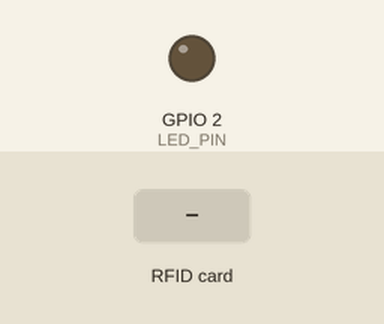
Recording of a sketch running on a simulated ESP32. Shown: output pins drawn as LEDs (lit = HIGH). Dashed ring = blinking. Inputs (shaded band) come from the test bench. WiFi joins after 1.5 s; servers stay silent unless stated; uploads are accepted with an empty reply; what the sketch prints to the serial monitor is not drawn.

Above: at 0.0 s.
At 3.8 s:
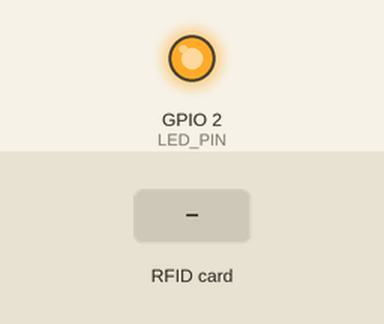
3.9 s: RFID card 5E 7A 19 C4 held to the reader
At 4.28 s:
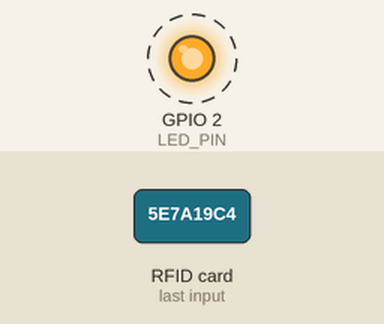
Timing chart, 0 to 6.9 s (numbered marks = the images above; inputs shaded):
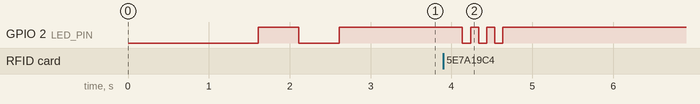

Measured:
- after the input at 3.9 s, GPIO 2 (LED_PIN): alternates HIGH for 0.10 s and LOW for 0.10 s, 6 changes in all, then stays HIGH, starting after 0.24 s

The sketch:

rfid_attendance_live.ino
```cpp
/*
 * ============================================================================
 * ESP32 + RC522 RFID LIVE ATTENDANCE MONITOR
 * Connects to Wi-Fi "Rish" & Posts Scans Directly to Local Backend Dashboard
 * ============================================================================
 *
 * Hardware Wiring:
 *  RC522 3.3V (VCC) -> ESP32 3V3  (DO NOT CONNECT TO 5V/VIN!)
 *  RC522 RST        -> ESP32 GPIO 22
 *  RC522 GND        -> ESP32 GND
 *  RC522 MISO       -> ESP32 GPIO 19
 *  RC522 MOSI       -> ESP32 GPIO 23
 *  RC522 SCK        -> ESP32 GPIO 18
 *  RC522 SDA (SS)   -> ESP32 GPIO 5
 * ============================================================================
 */

#include <WiFi.h>
#include <HTTPClient.h>
#include <SPI.h>
#include <MFRC522.h>

// 1. Wi-Fi Configuration
const char* ssid     = "Rish";
const char* password = "123456780";

// 2. Backend Server Endpoint (Your Laptop's IP on the Wi-Fi network)
const char* serverUrl = "http://10.255.207.212:5001/api/attendance/scan";

// 3. RC522 Pin Definitions
#define SS_PIN   5
#define RST_PIN  22
#define LED_PIN  2  // Built-in status LED

MFRC522 mfrc522(SS_PIN, RST_PIN);

// Debouncing to avoid repeated triggers if card stays on reader
String lastUid = "";
unsigned long lastScanMillis = 0;
const unsigned long DEBOUNCE_TIME = 2000; // 2 seconds local debounce

void setup() {
  Serial.begin(115200);
  delay(1000);

  pinMode(LED_PIN, OUTPUT);
  digitalWrite(LED_PIN, LOW);

  Serial.println("\n==========================================");
  Serial.println("  ESP32 + RC522 LIVE ATTENDANCE SCANNER   ");
  Serial.println("==========================================");

  // Initialize SPI & RC522
  SPI.begin();
  mfrc522.PCD_Init();
  delay(50);
  mfrc522.PCD_DumpVersionToSerial();
  Serial.println("[RC522] RFID Reader initialized.");

  // Connect to Wi-Fi
  Serial.print("[WiFi] Connecting to: ");
  Serial.println(ssid);
  WiFi.mode(WIFI_STA);
  WiFi.begin(ssid, password);

  while (WiFi.status() != WL_CONNECTED) {
    delay(500);
    Serial.print(".");
    digitalWrite(LED_PIN, !digitalRead(LED_PIN));
  }

  digitalWrite(LED_PIN, HIGH);
  Serial.println("\n[WiFi] Connected successfully!");
  Serial.print("[WiFi] IP Address: ");
  Serial.println(WiFi.localIP());
  Serial.println("[System] Ready! Tap an RFID card to mark attendance.\n");
}

void loop() {
  // Check if a new RFID card is presented
  if (!mfrc522.PICC_IsNewCardPresent()) {
    return;
  }

  // Read card serial UID
  if (!mfrc522.PICC_ReadCardSerial()) {
    return;
  }

  // Convert UID to Uppercase Hexadecimal String (e.g. A1B2C3D4)
  String scannedUid = "";
  for (byte i = 0; i < mfrc522.uid.size; i++) {
    if (mfrc522.uid.uidByte[i] < 0x10) {
      scannedUid += "0";
    }
    scannedUid += String(mfrc522.uid.uidByte[i], HEX);
  }
  scannedUid.toUpperCase();

  // Local Debounce check
  unsigned long now = millis();
  if (scannedUid == lastUid && (now - lastScanMillis < DEBOUNCE_TIME)) {
    mfrc522.PICC_HaltA();
    mfrc522.PCD_StopCrypto1();
    return;
  }
  lastUid = scannedUid;
  lastScanMillis = now;

  Serial.println("------------------------------------------");
  Serial.print("[RFID TAP DETECTED] UID: ");
  Serial.println(scannedUid);

  // Send Scan to Node.js Backend Dashboard
  if (WiFi.status() == WL_CONNECTED) {
    HTTPClient http;
    http.begin(serverUrl);
    http.addHeader("Content-Type", "application/json");

    String jsonPayload = "{\"uid\":\"" + scannedUid + "\",\"deviceId\":\"ESP32_01\"}";
    Serial.print("[HTTP] Sending to Dashboard: ");
    Serial.println(jsonPayload);

    int httpResponseCode = http.POST(jsonPayload);
    String responseString = http.getString();

    Serial.print("[HTTP Response Code]: ");
    Serial.println(httpResponseCode);
    Serial.print("[Backend Response]: ");
    Serial.println(responseString);

    if (httpResponseCode == 200) {
      Serial.println(">>>>> [SUCCESS] ATTENDANCE MARKED ON DASHBOARD! <<<<<");
      // Blink LED 3 times for success
      for (int i = 0; i < 3; i++) {
        digitalWrite(LED_PIN, LOW);
        delay(100);
        digitalWrite(LED_PIN, HIGH);
        delay(100);
      }
    } else if (httpResponseCode == 429) {
      Serial.println(">>>>> [DUPLICATE] 10s COOLDOWN ACTIVE - PLEASE WAIT <<<<<");
      digitalWrite(LED_PIN, LOW);
      delay(500);
      digitalWrite(LED_PIN, HIGH);
    } else if (httpResponseCode == 404) {
      Serial.println(">>>>> [UNKNOWN CARD] ACCESS DENIED - UNREGISTERED <<<<<");
      for (int i = 0; i < 6; i++) {
        digitalWrite(LED_PIN, !digitalRead(LED_PIN));
        delay(80);
      }
      digitalWrite(LED_PIN, HIGH);
    } else {
      Serial.println(">>>>> [ERROR] Check Backend connection <<<<<");
    }

    http.end();
  } else {
    Serial.println("[ERROR] Wi-Fi disconnected. Cannot send data.");
  }
  Serial.println("------------------------------------------\n");

  mfrc522.PICC_HaltA();
  mfrc522.PCD_StopCrypto1();
}
```
